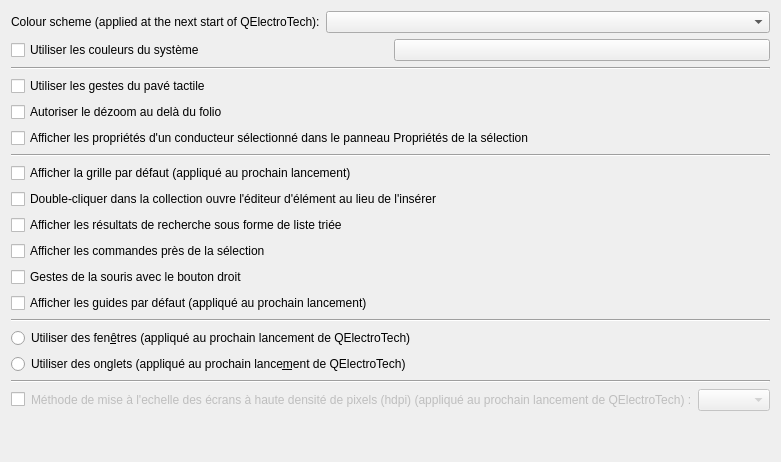
     <widget class="QWidget" name="tab_3">
      <attribute name="title">
       <string>Apparence</string>
      </attribute>
      <layout class="QVBoxLayout" name="verticalLayout">
       <item>
        <widget class="QWidget" name="m_color_scheme_widget" native="true">
         <layout class="QHBoxLayout" name="m_color_scheme_layout" stretch="0,1">
          <property name="leftMargin">
           <number>0</number>
          </property>
          <property name="topMargin">
           <number>0</number>
          </property>
          <property name="rightMargin">
           <number>0</number>
          </property>
          <property name="bottomMargin">
           <number>0</number>
          </property>
          <item>
           <widget class="QLabel" name="m_color_scheme_label">
            <property name="text">
             <string>Colour scheme (applied at the next start of QElectroTech):</string>
            </property>
           </widget>
          </item>
          <item>
           <widget class="QComboBox" name="m_color_scheme_cb"/>
          </item>
         </layout>
        </widget>
       </item>
       <item>
        <layout class="QHBoxLayout" name="m_system_color_layout">
         <item>
          <widget class="QCheckBox" name="m_use_system_color_cb">
           <property name="text">
            <string>Utiliser les couleurs du système</string>
           </property>
          </widget>
         </item>
         <item>
          <widget class="KColorButton" name="m_custom_app_color_kpb">
           <property name="toolTip">
            <string>Couleur de l'application</string>
           </property>
          </widget>
         </item>
        </layout>
       </item>
       <item>
        <widget class="Line" name="line">
         <property name="orientation">
          <enum>Qt::Horizontal</enum>
         </property>
        </widget>
       </item>
       <item>
        <widget class="QCheckBox" name="m_use_gesture_trackpad">
         <property name="text">
          <string>Utiliser les gestes du pavé tactile</string>
         </property>
        </widget>
       </item>
       <item>
        <widget class="QCheckBox" name="m_zoom_out_beyond_folio">
         <property name="text">
          <string>Autoriser le dézoom au delà du folio</string>
         </property>
        </widget>
       </item>
       <item>
        <widget class="QCheckBox" name="m_conductor_properties_panel">
         <property name="text">
          <string>Afficher les propriétés d'un conducteur sélectionné dans le panneau Propriétés de la sélection</string>
         </property>
        </widget>
       </item>
       <item>
        <widget class="Line" name="line_2">
         <property name="orientation">
          <enum>Qt::Horizontal</enum>
         </property>
        </widget>
       </item>
       <item>
        <widget class="QCheckBox" name="grid_startup_cb">
         <property name="text">
          <string>Afficher la grille par défaut (appliqué au prochain lancement)</string>
         </property>
        </widget>
       </item>
       <item>
        <widget class="QCheckBox" name="m_collection_dblclick_edits">
         <property name="toolTip">
          <string>Par défaut, un double-clic insère l'élément sur le folio ; l'édition reste accessible par le menu contextuel.</string>
         </property>
         <property name="text">
          <string>Double-cliquer dans la collection ouvre l'éditeur d'élément au lieu de l'insérer</string>
         </property>
        </widget>
       </item>
       <item>
        <widget class="QCheckBox" name="m_collection_search_flat_cb">
         <property name="toolTip">
          <string>Coché : une seule liste, la meilleure correspondance en premier. Décoché : l'arborescence de la collection, filtrée sur la recherche.</string>
         </property>
         <property name="text">
          <string>Afficher les résultats de recherche sous forme de liste triée</string>
         </property>
        </widget>
       </item>
       <item>
        <widget class="QCheckBox" name="m_context_toolbar_cb">
         <property name="toolTip">
          <string>Après un clic qui sélectionne un élément ou un conducteur, les commandes de la barre de raccourcis apparaissent près du curseur et s'effacent quand la souris s'éloigne.</string>
         </property>
         <property name="text">
          <string>Afficher les commandes près de la sélection</string>
         </property>
        </widget>
       </item>
       <item>
        <widget class="QCheckBox" name="m_mouse_gestures_cb">
         <property name="toolTip">
          <string>Maintenir le bouton droit et glisser dans une direction lance une commande de la barre de raccourcis. Un simple clic droit ouvre toujours le menu contextuel, au relâchement du bouton.</string>
         </property>
         <property name="text">
          <string>Gestes de la souris avec le bouton droit</string>
         </property>
        </widget>
       </item>
       <item>
        <widget class="QCheckBox" name="guides_startup_cb">
         <property name="text">
          <string>Afficher les guides par défaut (appliqué au prochain lancement)</string>
         </property>
        </widget>
       </item>
       <item>
        <widget class="Line" name="line_5">
         <property name="orientation">
          <enum>Qt::Horizontal</enum>
         </property>
        </widget>
       </item>
       <item>
        <widget class="QRadioButton" name="m_use_windows_mode_rb">
         <property name="text">
          <string>Utiliser des fen&amp;êtres (appliqué au prochain lancement de QElectroTech)</string>
         </property>
        </widget>
       </item>
       <item>
        <widget class="QRadioButton" name="m_use_tab_mode_rb">
         <property name="text">
          <string>Utiliser des onglets (appliqué au prochain lance&amp;ment de QElectroTech)</string>
         </property>
        </widget>
       </item>
       <item>
        <widget class="Line" name="line_4">
         <property name="orientation">
          <enum>Qt::Horizontal</enum>
         </property>
        </widget>
       </item>
       <item>
        <widget class="QWidget" name="m_hdpi_round_policy_widget" native="true">
         <layout class="QHBoxLayout" name="horizontalLayout" stretch="0,0,1">
          <property name="leftMargin">
           <number>0</number>
          </property>
          <property name="topMargin">
           <number>0</number>
          </property>
          <property name="rightMargin">
           <number>0</number>
          </property>
          <property name="bottomMargin">
           <number>0</number>
          </property>
          <item>
           <widget class="QCheckBox" name="m_hdpi_round_cb">
            <property name="text">
             <string/>
            </property>
           </widget>
          </item>
          <item>
           <widget class="QLabel" name="m_hdpi_round_label">
            <property name="enabled">
             <bool>false</bool>
            </property>
            <property name="text">
             <string>Méthode de mise à l'echelle des écrans à haute densité de pixels (hdpi) (appliqué au prochain lancement de QElectroTech) :</string>
            </property>
           </widget>
          </item>
          <item>
           <widget class="QComboBox" name="m_hdpi_round_policy_cb">
            <property name="enabled">
             <bool>false</bool>
            </property>
           </widget>
          </item>
         </layout>
        </widget>
       </item>
       <item>
        <spacer name="verticalSpacer">
         <property name="orientation">
          <enum>Qt::Vertical</enum>
         </property>
         <property name="sizeHint" stdset="0">
          <size>
           <width>20</width>
           <height>40</height>
          </size>
         </property>
        </spacer>
       </item>
      </layout>
     </widget>
